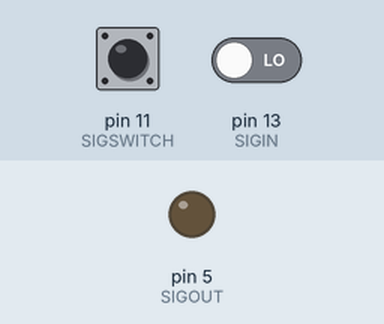
This sketch was run on a simulated Arduino Uno, built with avr-gcc and run on an emulated ATmega328P. On the bench: output pins drawn as LEDs (lit = HIGH). Inputs (shaded band) come from the test bench; at power-on: pin 11 (SIGSWITCH) LOW, pin 13 (SIGIN) LOW. What the sketch prints to the serial monitor is not drawn.

Above: at 1.2 s.
1.3 s: pin 11 (SIGSWITCH) pulled HIGH for 0.15 s
At 1.37 s:
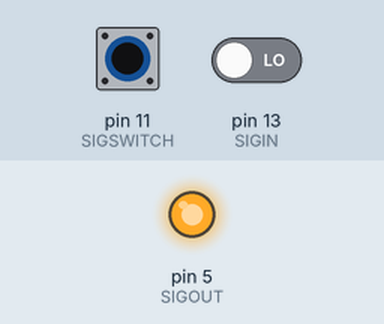
2.9 s: pin 11 (SIGSWITCH) pulled HIGH for 3.2 s
At 7.4 s:
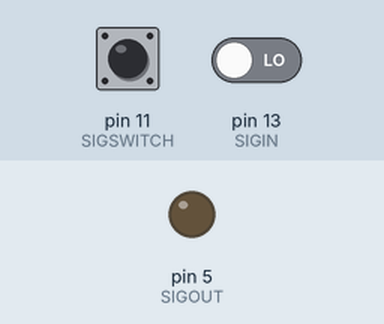
Timing chart, 0 to 8.9 s (numbered marks = the images above; inputs shaded):
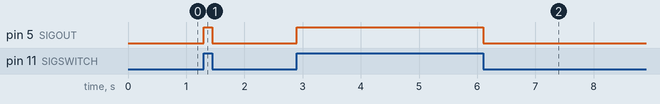

The sketch:

LREignition.ino
```cpp
//#include <ArduControllerUtils.h>
//#include <ArduControllerBluetooth.h>

int SIGSWITCH = 11;
int SIGOUT = 5;
int SIGIN = 13;
void setup() {
  Serial.begin(9600);
  pinMode(SIGSWITCH,INPUT);
  pinMode(SIGOUT,OUTPUT);
  pinMode(SIGIN,INPUT);
  digitalWrite(SIGOUT,LOW);
}

void loop() {
  Serial.print(digitalRead(SIGSWITCH));
  Serial.print(digitalRead(SIGOUT));
  Serial.println(digitalRead(SIGIN));
  if(digitalRead(SIGSWITCH) == HIGH){
    digitalWrite(SIGOUT,HIGH);
  }
  else{
    digitalWrite(SIGOUT,LOW);
  }
}
```

Measured:
- after the input at 1.3 s, pin 5 (SIGOUT): LOW → HIGH at once, → LOW 0.15 s later
- after the input at 2.9 s, pin 5 (SIGOUT): LOW → HIGH at once, → LOW 3.2 s later
